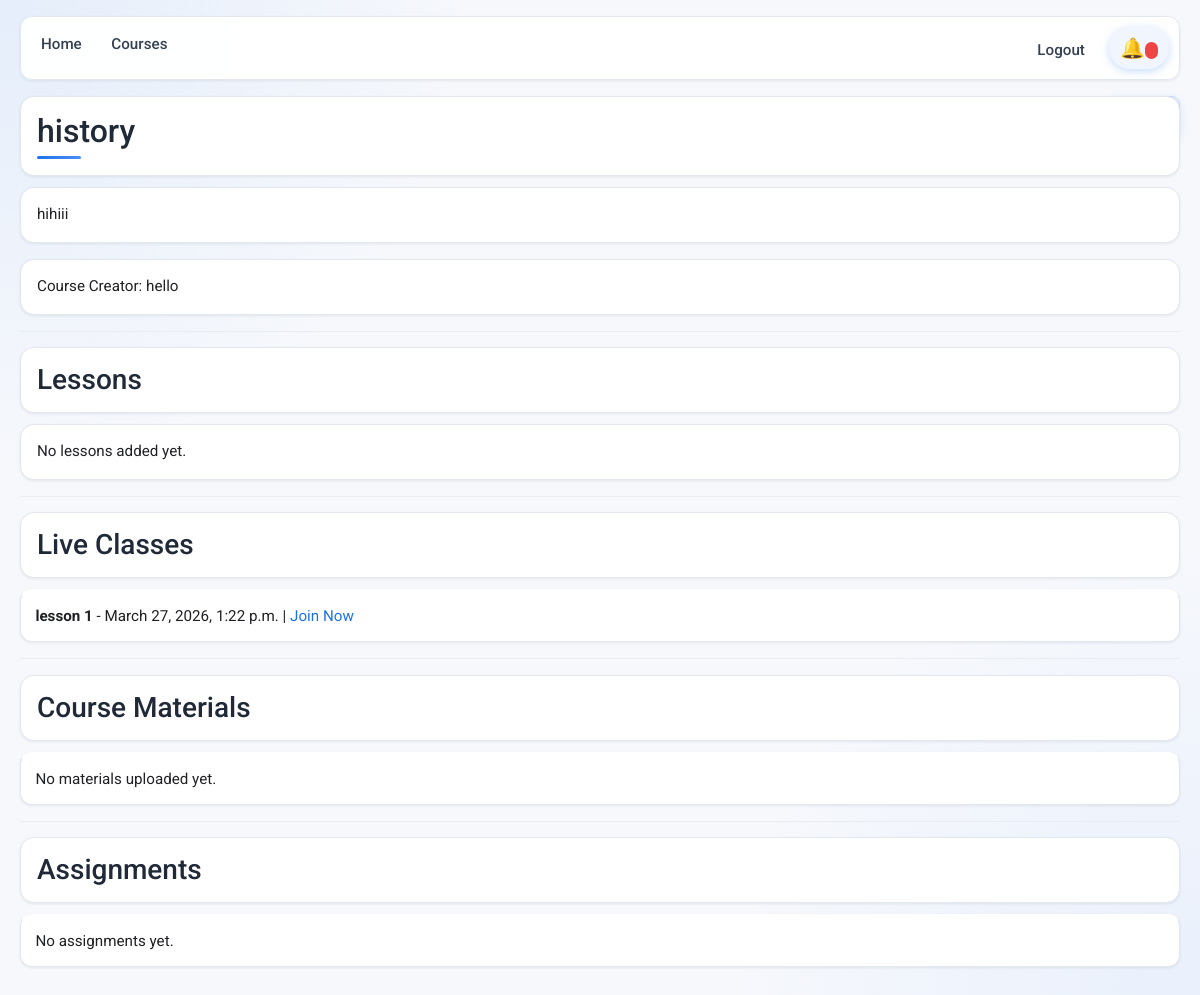
The app's page /course/1/ (signed in) with its own data.
### courses/models.py (models this page shows, shortened)
class Course(models.Model):
    title = models.CharField(max_length=200)
    description = models.TextField()
    course_code = models.CharField(max_length=20)
    created_by = models.ForeignKey(
        settings.AUTH_USER_MODEL,
        on_delete=models.CASCADE,
        limit_choices_to={'user_type': 'teacher'}
    )
    students = models.ManyToManyField(
        settings.AUTH_USER_MODEL,
        related_name='enrolled_courses',
        blank=True,
        limit_choices_to={'user_type': 'student'}
    )
    created_at = models.DateTimeField(auto_now_add=True)

class LiveClass(models.Model):
    course = models.ForeignKey(
        Course,
        on_delete=models.CASCADE,
        related_name="live_classes"
    )
    teacher = models.ForeignKey(
        settings.AUTH_USER_MODEL,
        on_delete=models.CASCADE,
        limit_choices_to={'user_type': 'teacher'}
    )
    title = models.CharField(max_length=200)
    scheduled_time = models.DateTimeField()
    room_name = models.CharField(max_length=200, unique=True, blank=True)

### users/models.py (models this page shows)
class CustomUser(AbstractUser):
    USER_TYPE_CHOICES = (
        ('student', 'Student'),
        ('teacher', 'Teacher'),
    )
    user_type = models.CharField(max_length=10, choices=USER_TYPE_CHOICES)
    profile_picture = models.ImageField(upload_to='profile_pics/', blank=True, null=True)
    def __str__(self):
        return self.username

### courses/views.py (the view, shortened to what this page needs)
# urls.py: path('course/<int:course_id>/', views.course_detail, name='course_detail'),
@login_required
def course_detail(request, course_id):
    course = get_object_or_404(Course, id=course_id)
    if request.user.user_type == 'student':
        if request.user not in course.students.all():
            return redirect('student_dashboard')
    lessons = course.lessons.all()
    live_classes = LiveClass.objects.filter(course=course).select_related("teacher").order_by("scheduled_time")
    materials = course.materials.all()
    assignments = course.assignments.all()
    now = timezone.now()
    if request.user.user_type == "student":
        for assignment in assignments:
            submission = Submission.objects.filter(
                assignment=assignment,
                student=request.user
            ).first()
            if submission:
                assignment.submitted = True
                assignment.is_late = localtime(submission.submitted_at) > localtime(assignment.due_date)
            else:
                assignment.submitted = False
                assignment.is_late = False
    for live_class in live_classes:
        live_class.can_join_now = now >= live_class.scheduled_time
    send_deadline_notifications()
    return render(request, 'course_detail.html', {
        'course': course,
        'lessons': lessons,
        'live_classes': live_classes,
        'materials': materials,
        'assignments': assignments,
        'now': localtime(now),
    })

### notifications/utils.py (called while the page is built, shortened)
def send_deadline_notifications():
    now = timezone.now()
    one_hour_later = now + timedelta(hours=1)
    assignments = Assignment.objects.filter(
        due_date__lte=one_hour_later,
        due_date__gt=now,
        deadline_notified=False
    )

### templates/course_detail.html (shortened to what this page needs)
{% extends "base.html" %}
{% block content %}
<a class="top-logout-link" href="{% url 'logout' %}">Logout</a>
<h2>{{ course.title }}</h2>
<p>{{ course.description }}</p>
<p>Course Creator: {{ course.created_by }}</p>
<hr />
<h3>Lessons</h3>
{% if lessons %}
<ul>
  {% for lesson in lessons %}
  <li>
    <strong>{{ lesson.title }}</strong><br />
    {{ lesson.content }}
  </li>
  <hr />
  {% endfor %}
</ul>
{% else %}
<p>No lessons added yet.</p>
{% endif %}
<hr />
<h3>Live Classes</h3>
{% if live_classes %}
<ul>
  {% for live_class in live_classes %}
  <li>
    <strong>{{ live_class.title }}</strong> -
    {{ live_class.scheduled_time|date:"F j, Y, g:i a" }}
    {% if request.user == course.created_by %}
      | <a href="{% url 'join_live_class' live_class.id %}">Open Room</a>
    {% elif request.user.user_type == 'student' %}
      {% if live_class.can_join_now %}
        | <a href="{% url 'join_live_class' live_class.id %}">Join Now</a>
      {% else %}
        | <span style="color: #777;">Not started yet</span>
      {% endif %}
    {% endif %}
  </li>
  {% endfor %}
</ul>
{% else %}
<p>No live classes scheduled yet.</p>
{% endif %}
<hr />
<h3>Course Materials</h3>
<ul>
{% for material in materials %}
<li>
{% if material.file.name|lower|slice:"-4:" == ".pdf" %}
📄
{% elif material.file.name|lower|slice:"-4:" == ".ppt" or material.file.name|lower|slice:"-5:" == ".pptx" %}
📊
{% elif material.file.name|lower|slice:"-4:" == ".doc" or material.file.name|lower|slice:"-5:" == ".docx" %}
📘
{% else %}
📁
{% endif %}
{{ material.title }}
(uploaded on {{ material.uploaded_at|date:"F j, Y, g:i a" }})
– {{ material.file.size|filesizeformat }}
<a href="{{ material.file.url }}" target="_blank">View</a> |
<a href="{{ material.file.url }}" download>Download</a>
{% if request.user == course.created_by %}
| <a href="{% url 'delete_material' material.id %}">Delete</a>
{% endif %}
</li>
{% empty %}
<li>No materials uploaded yet.</li>
{% endfor %}
</ul>
<hr>
<h3>Assignments</h3>
<ul>
{% for assignment in assignments %}
<li>
    <strong>{{ assignment.title }}</strong><br>
    Due: {{ assignment.due_date }}
    {% if request.user.user_type == 'student' %}
        <br>
        {% if assignment.submitted %}
            <span style="color:green;">Submitted ✅</span>
            {% if assignment.is_late %}
                <span style="color:red;">(Late ❌)</span>
            {% endif %}
        {% else %}
            <span style="color:red;">Not Submitted ❌</span>
            <br>
            <a href="{% url 'submit_assignment' assignment.id %}">
                Submit Assignment
            </a>
        {% endif %}
    {% endif %}
    {% if request.user == course.created_by %}
        <br>
        <a href="{% url 'view_submissions' assignment.id %}">
            View Submissions
        </a>
    {% endif %}
</li>
{% empty %}
<li>No assignments yet.</li>
{% endfor %}
</ul>
{% endblock %}

### users/static/css/theme.css (style rules this page uses)
:root { --app-bg: #f6f8fc; --app-card: #ffffff; --app-text: #202124; --app-muted: #5f6368; --app-border: #e3e8ef; --app-primary: #1a73e8; --app-primary-dark: #185abc; --app-shadow-soft: 0 1px 3px rgba(15, 23, 42, 0.08); --app-shadow-hover: 0 10px 20px rgba(30, 64, 175, 0.12); --app-radius: 14px; --app-gradient: linear-gradient(135deg, #1a73e8 0%, #4f8df7 100%); }
body { background: radial-gradient(circle at 0% 0%, rgba(26, 115, 232, 0.08), transparent 30%), radial-gradient(circle at 100% 100%, rgba(79, 141, 247, 0.08), transparent 30%), var(--app-bg); color: var(--app-text); font-family: "Roboto", "Segoe UI", Tahoma, Geneva, Verdana, sans-serif; margin: 0; padding: 16px 20px 28px; line-height: 1.55; animation: fadeSlideIn 0.35s ease-out; }
h1, h2, h3, h4 { color: #1f2937; margin-bottom: 0.7rem; font-weight: 500; position: relative; }
p, li, label, a, span, strong { font-size: 0.95rem; }
a { color: var(--app-primary); text-decoration: none; transition: color 0.18s ease; }
hr { border-color: var(--app-border); margin: 0.95rem 0; opacity: 0.65; }
.top-logout-link { float: right; margin: 0 0 0.5rem; padding: 0.45rem 0.7rem; border-radius: 8px; background: #e8f0fe; color: var(--app-primary-dark); font-weight: 500; border: 1px solid #c9daf8; box-shadow: 0 3px 10px rgba(26, 115, 232, 0.12); transition: transform 0.2s ease, box-shadow 0.2s ease, background 0.2s ease; }
h2 { padding-bottom: 0.35rem; }
h2::after { content: ""; display: block; width: 44px; height: 3px; border-radius: 999px; margin-top: 0.35rem; background: var(--app-gradient); }
ul { padding-left: 0; list-style: none; margin-bottom: 1rem; }
li { margin-bottom: 0.6rem; }
ul > li { background: var(--app-card); border: 1px solid var(--app-border); border-radius: 12px; padding: 0.8rem 0.9rem; box-shadow: var(--app-shadow-soft); transition: transform 0.22s ease, box-shadow 0.24s ease, border-color 0.22s ease, background-color 0.22s ease; border-top: 3px solid transparent; }
body > h1, body > h2, body > h3, body > h4, body > p, body > div, body > form, body > table { background: var(--app-card); border: 1px solid var(--app-border); border-radius: var(--app-radius); padding: 0.95rem 1rem; box-shadow: var(--app-shadow-soft); }
body > h1, body > h2, body > h3, body > h4 { margin-top: 0.35rem; }

### records on screen
Course: title "history", description "hihiii", created_by "hello"
LiveClass: title "lesson 1", scheduled_time "March 27, 2026, 1:22 p.m.", shows "Join Now"
